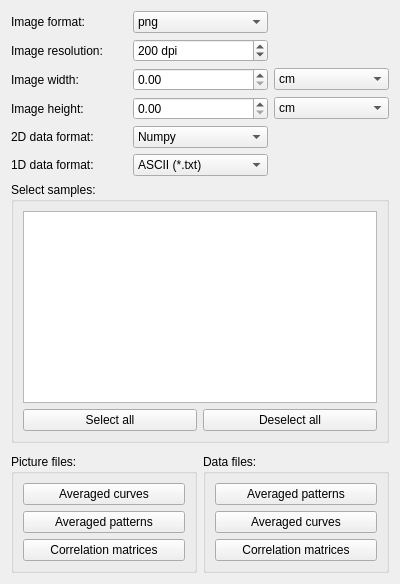
       <widget class="QWidget" name="exportPage">
        <property name="geometry">
         <rect>
          <x>0</x>
          <y>0</y>
          <width>400</width>
          <height>584</height>
         </rect>
        </property>
        <property name="sizePolicy">
         <sizepolicy hsizetype="MinimumExpanding" vsizetype="Preferred">
          <horstretch>0</horstretch>
          <verstretch>0</verstretch>
         </sizepolicy>
        </property>
        <attribute name="label">
         <string>Export</string>
        </attribute>
        <layout class="QGridLayout" name="gridLayout_7">
         <item row="9" column="0" colspan="3">
          <layout class="QHBoxLayout" name="horizontalLayout_3">
           <item>
            <widget class="QGroupBox" name="groupBox_6">
             <property name="title">
              <string>Picture files:</string>
             </property>
             <layout class="QVBoxLayout" name="verticalLayout_5">
              <item>
               <widget class="QPushButton" name="exportAveragedCurvesGraphPushButton">
                <property name="text">
                 <string>Averaged curves</string>
                </property>
               </widget>
              </item>
              <item>
               <widget class="QPushButton" name="exportAveraged2DGraphPushButton">
                <property name="text">
                 <string>Averaged patterns</string>
                </property>
               </widget>
              </item>
              <item>
               <widget class="QPushButton" name="exportCorrelMatricesGraphPushButton">
                <property name="text">
                 <string>Correlation matrices</string>
                </property>
               </widget>
              </item>
             </layout>
            </widget>
           </item>
           <item>
            <widget class="QGroupBox" name="groupBox_5">
             <property name="title">
              <string>Data files:</string>
             </property>
             <layout class="QVBoxLayout" name="verticalLayout_6">
              <item>
               <widget class="QPushButton" name="exportAveraged2DDataPushButton">
                <property name="text">
                 <string>Averaged patterns</string>
                </property>
               </widget>
              </item>
              <item>
               <widget class="QPushButton" name="exportAveragedCurvesDataPushButton">
                <property name="text">
                 <string>Averaged curves</string>
                </property>
               </widget>
              </item>
              <item>
               <widget class="QPushButton" name="exportCorrelMatricesDataPushButton">
                <property name="text">
                 <string>Correlation matrices</string>
                </property>
               </widget>
              </item>
             </layout>
            </widget>
           </item>
          </layout>
         </item>
         <item row="8" column="0" colspan="3">
          <spacer name="verticalSpacer_5">
           <property name="orientation">
            <enum>Qt::Vertical</enum>
           </property>
           <property name="sizeHint" stdset="0">
            <size>
             <width>0</width>
             <height>0</height>
            </size>
           </property>
          </spacer>
         </item>
         <item row="1" column="1">
          <widget class="QSpinBox" name="exportImageResolutionSpinBox">
           <property name="suffix">
            <string> dpi</string>
           </property>
           <property name="minimum">
            <number>10</number>
           </property>
           <property name="maximum">
            <number>3000</number>
           </property>
           <property name="value">
            <number>200</number>
           </property>
          </widget>
         </item>
         <item row="2" column="0">
          <widget class="QLabel" name="label_13">
           <property name="text">
            <string>Image width:</string>
           </property>
          </widget>
         </item>
         <item row="3" column="1">
          <widget class="QDoubleSpinBox" name="exportImageHeightDoubleSpinBox">
           <property name="maximum">
            <double>100.000000000000000</double>
           </property>
          </widget>
         </item>
         <item row="0" column="0">
          <widget class="QLabel" name="label_11">
           <property name="text">
            <string>Image format:</string>
           </property>
          </widget>
         </item>
         <item row="1" column="0">
          <widget class="QLabel" name="label_12">
           <property name="text">
            <string>Image resolution:</string>
           </property>
          </widget>
         </item>
         <item row="2" column="2">
          <widget class="QComboBox" name="exportImageWidthUnitsComboBox">
           <item>
            <property name="text">
             <string>cm</string>
            </property>
           </item>
           <item>
            <property name="text">
             <string>inch</string>
            </property>
           </item>
          </widget>
         </item>
         <item row="3" column="2">
          <widget class="QComboBox" name="exportImageHeightUnitsComboBox">
           <item>
            <property name="text">
             <string>cm</string>
            </property>
           </item>
           <item>
            <property name="text">
             <string>inch</string>
            </property>
           </item>
          </widget>
         </item>
         <item row="0" column="1">
          <widget class="QComboBox" name="exportImageFormatComboBox">
           <property name="frame">
            <bool>true</bool>
           </property>
           <property name="modelColumn">
            <number>0</number>
           </property>
           <item>
            <property name="text">
             <string comment="Portable Network Graphics">png</string>
            </property>
            <property name="icon">
             <iconset theme="image-png">
              <normaloff>.</normaloff>.</iconset>
            </property>
           </item>
           <item>
            <property name="text">
             <string comment="Scalable Vector Graphics">svg</string>
            </property>
            <property name="icon">
             <iconset theme="svg">
              <normaloff>.</normaloff>.</iconset>
            </property>
           </item>
           <item>
            <property name="text">
             <string comment="Portable Document Format">pdf</string>
            </property>
            <property name="icon">
             <iconset theme="application-pdf">
              <normaloff>.</normaloff>.</iconset>
            </property>
           </item>
           <item>
            <property name="text">
             <string comment="Joint Photographics Experts Group format">jpg</string>
            </property>
            <property name="icon">
             <iconset theme="image-jpeg">
              <normaloff>.</normaloff>.</iconset>
            </property>
           </item>
           <item>
            <property name="text">
             <string comment="Encapsulated PostScript">eps</string>
            </property>
            <property name="icon">
             <iconset theme="image-x-eps">
              <normaloff>.</normaloff>.</iconset>
            </property>
           </item>
           <item>
            <property name="text">
             <string comment="Tagged Image File Format">tiff</string>
            </property>
            <property name="icon">
             <iconset theme="image-tiff">
              <normaloff>.</normaloff>.</iconset>
            </property>
           </item>
          </widget>
         </item>
         <item row="2" column="1">
          <widget class="QDoubleSpinBox" name="exportImageWidthDoubleSpinBox">
           <property name="maximum">
            <double>100.000000000000000</double>
           </property>
          </widget>
         </item>
         <item row="3" column="0">
          <widget class="QLabel" name="label_14">
           <property name="text">
            <string>Image height:</string>
           </property>
          </widget>
         </item>
         <item row="6" column="0" colspan="3">
          <widget class="QGroupBox" name="groupBox">
           <property name="title">
            <string>Select samples:</string>
           </property>
           <layout class="QGridLayout" name="gridLayout_12">
            <item row="2" column="0">
             <widget class="QPushButton" name="sampleNameListSelectAllPushButton">
              <property name="text">
               <string>Select all</string>
              </property>
             </widget>
            </item>
            <item row="2" column="1">
             <widget class="QPushButton" name="sampleNameListDeselectAllPushButton">
              <property name="text">
               <string>Deselect all</string>
              </property>
             </widget>
            </item>
            <item row="1" column="0" colspan="2">
             <widget class="QListWidget" name="sampleNameListWidget">
              <property name="selectionMode">
               <enum>QAbstractItemView::MultiSelection</enum>
              </property>
              <property name="selectionBehavior">
               <enum>QAbstractItemView::SelectRows</enum>
              </property>
             </widget>
            </item>
           </layout>
          </widget>
         </item>
         <item row="4" column="0">
          <widget class="QLabel" name="label_17">
           <property name="text">
            <string>2D data format:</string>
           </property>
          </widget>
         </item>
         <item row="4" column="1">
          <widget class="QComboBox" name="export2DDataFormatComboBox">
           <item>
            <property name="text">
             <string>Numpy</string>
            </property>
           </item>
           <item>
            <property name="text">
             <string>ASCII</string>
            </property>
           </item>
           <item>
            <property name="text">
             <string>Gzip'd ASCII</string>
            </property>
           </item>
           <item>
            <property name="text">
             <string>Matlab</string>
            </property>
           </item>
          </widget>
         </item>
         <item row="5" column="0">
          <widget class="QLabel" name="label_21">
           <property name="text">
            <string>1D data format:</string>
           </property>
          </widget>
         </item>
         <item row="5" column="1">
          <widget class="QComboBox" name="export1DDataFormatComboBox">
           <item>
            <property name="text">
             <string>ASCII (*.txt)</string>
            </property>
           </item>
           <item>
            <property name="text">
             <string>ASCII (*.dat)</string>
            </property>
           </item>
           <item>
            <property name="text">
             <string>Excel 2007- (*.xlsx)</string>
            </property>
           </item>
          </widget>
         </item>
        </layout>
       </widget>
